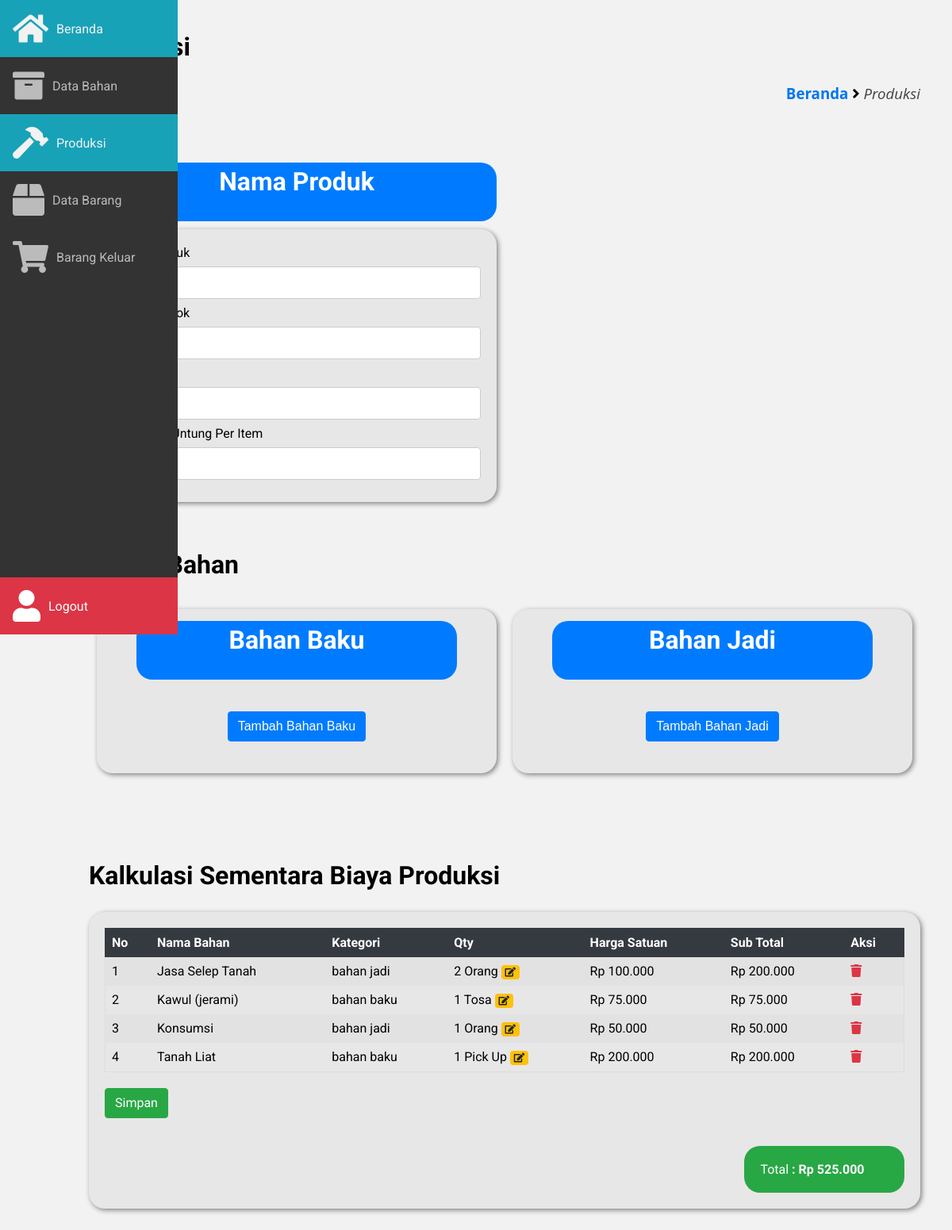
The page /frontend/produksi/edit_detail_produksi.php?ip=87&page=produksi on the database as committed earlier.
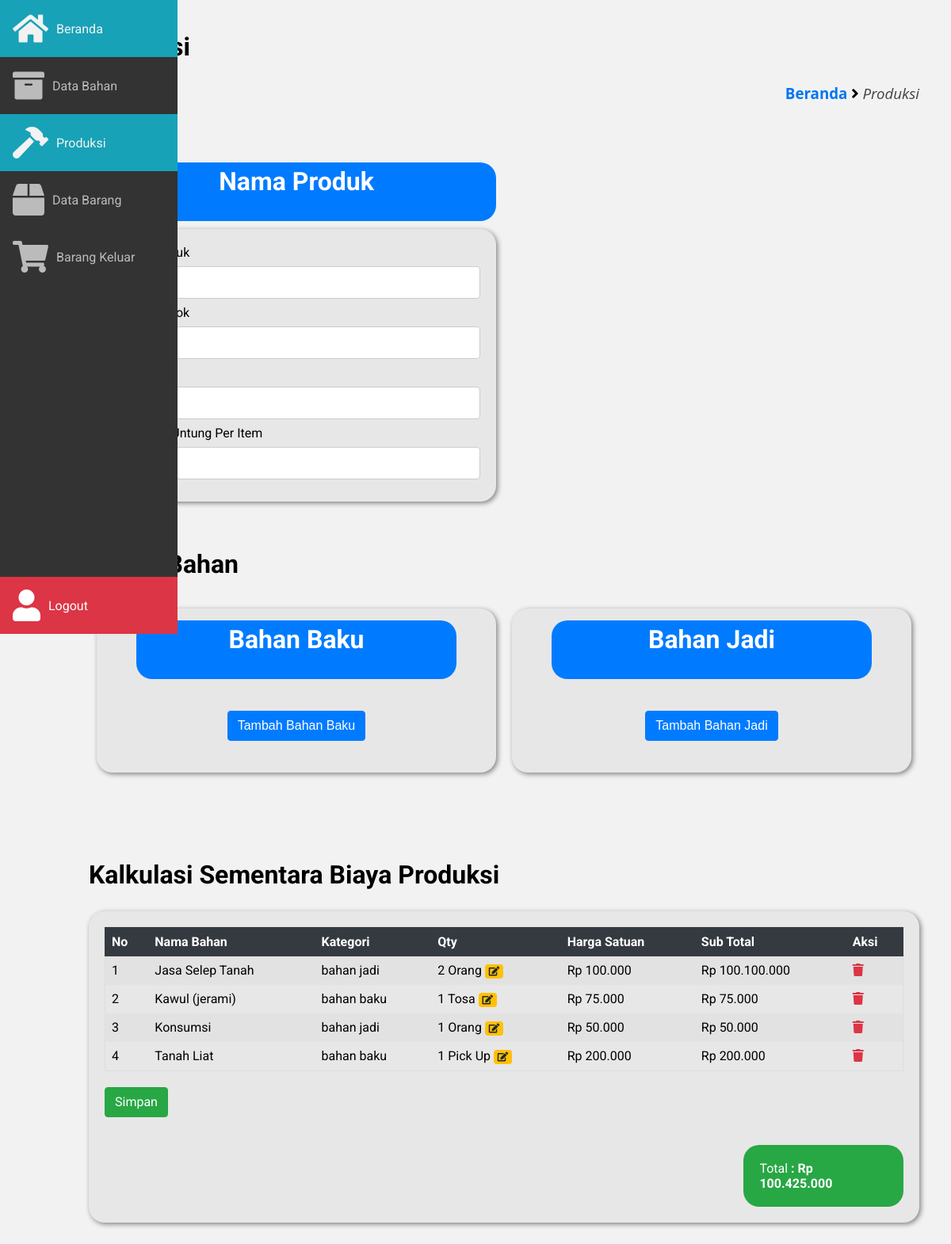
The same page on the database as committed later.
### tables this page shows
CREATE TABLE `detail_produksi` (
  `id_detail_produksi` int(12) NOT NULL,
  `produksi_id` int(12) NOT NULL,
  `bhn_id` int(12) NOT NULL,
  `qty` int(12) NOT NULL,
  `sub_total` int(12) NOT NULL
);

CREATE TABLE `bahan` (
  `id_bahan` int(11) NOT NULL,
  `nama_bahan` varchar(100) NOT NULL,
  `tgl` date NOT NULL,
  `kuantitas` int(12) NOT NULL,
  `satuan` varchar(100) NOT NULL,
  `harga` int(11) NOT NULL,
  `kategori` varchar(100) NOT NULL
);

### frontend/produksi/edit_detail_produksi.php (the view, shortened to what the changed rows need)
<?php include '../../database/koneksi.php'; ?>
<!DOCTYPE html>
<html lang="pt-BR">
	<head>
		<link rel="stylesheet" href="https://pro.fontawesome.com/releases/v5.10.0/css/all.css"/>
		<link
			rel="stylesheet"
			href="https://cdn.materialdesignicons.com/4.9.95/css/materialdesignicons.min.css"
		/>
		<link rel="stylesheet" href="../../assets/css/main.css" />
		<link rel="stylesheet" href="../../assets/css/style.css" />
		<link rel="stylesheet" href="../../assets/css/sidebar.css" />
	</head>
	<body>
		<main class="main">
			<section>
				<h2>Produksi</h2>
				<div class="container">
					<div class="baris">
						<div class="kolom-50-kiri">
								<center>
									<div class="box-header-radius background-biru teks-putih">
										<h2 class="text-center">Nama Produk</h2>
									</div>
								</center>
										<?php
											$ip  = $_GET['ip'];
										?>
						</div>
						<div class="kolom-100 margin-top-50 margin-bottom-50">
							<h2>Bahan Bahan</h2>
							<div class="kolom-50-kiri">
								<div class="box-konten-radius backgorund-e7">
									<center>
										<div class="box-header-radius-80 background-biru teks-putih">
											<h2 class="text-center">Bahan Baku</h2>
										</div>
									</center>
								</div>
							</div>
							<div class="kolom-50-kanan">
								<div class="box-konten-radius backgorund-e7">
									<center>
										<div class="box-header-radius-80 background-biru teks-putih">
											<h2 class="text-center">Bahan Jadi</h2>
										</div>
									</center>
								</div>
							</div>
						</div>
						<div class="kolom-100 margin-top-50 margin-bottom-100">
							<h2>Kalkulasi Sementara Biaya Produksi</h2>
							<div class="box-konten-radius backgorund-e7">
								<div class="box-badan-konten">
									<div class="table-box">
										<table class="table-responsive">
											<tr class="thead-dark">
												<th>No</th>
												<th>Nama Bahan</th>
												<th>Kategori</th>
												<th>Qty</th>
												<th>Harga Satuan</th>
												<th>Sub Total</th>
												<th>Aksi</th>
											</tr>
											<?php
												$nomer = 1;
												$sql = "SELECT * FROM detail_produksi INNER JOIN bahan ON detail_produksi.bhn_id = bahan.id_bahan WHERE produksi_id = '$ip' ORDER BY nama_bahan  ";
												$query = mysqli_query($host,$sql);
												while ($dt = mysqli_fetch_assoc($query)) {
											?>
											<tr>
												<td><?= $nomer++ ?></td>
												<td><?= $dt['nama_bahan'] ?></td>
												<td><?= $dt['kategori'] ?></td>
												<td>
													<?= $dt['qty'] . " " . $dt['satuan'] ?>
													<a href="edit_qty_detail_produksi.php?idp=<?php echo $dt['id_detail_produksi']?>&pid=<?php echo $ip ?>&bid=<?php echo $dt['bhn_id']?>" class="lencana lencana-kuning">
														<i class="fa fa-edit"></i>
													</a>
												</td>
												<td><?= "Rp " . number_format($dt['harga'],0,',','.')  ?></td>
												<td><?= "Rp " . number_format($dt['sub_total'],0,',','.') ?></td>
												<td>
													<a onclick="return confirm('Anda yakin ingin hapus item ?')" href="../../backend/produksi/hapus_item_detail_produksi.php?id_detail_produksi=<?php echo $dt['id_detail_produksi']?>&produksi_id=<?php echo $ip ?>" class="teks-merah">
														<i class="fa fa-trash"></i>
													</a>
												</td>
											</tr>
											<?php
												}
											?>
										</table>
									</div>
									<div class="kolom-kalulasi-sementara">
										<div class="box-header-radius-20 background-hijau teks-putih float-right margin-20-0">
											<?php
												$sqlTotal   = mysqli_query($host, "SELECT SUM(sub_total) AS total FROM detail_produksi WHERE produksi_id = '$ip' ");
												$total      = mysqli_fetch_assoc($sqlTotal);
											?>
											Total
											<b> : <?= "Rp " . number_format($total['total'],0,',','.') ?></b>
										</div>
									</div>
								</div>
							</div>
						</div>
					</div>
				</div>
			</section>
		</main>
	</body>
</html>

Rows that differ between the two databases and show on the page:
changed detail_produksi "Jasa Selep Tanah": sub_total "200.000" → "100.100.000"
Other text that changed with them:
$total['total']: "525.000" → "100.425.000"
